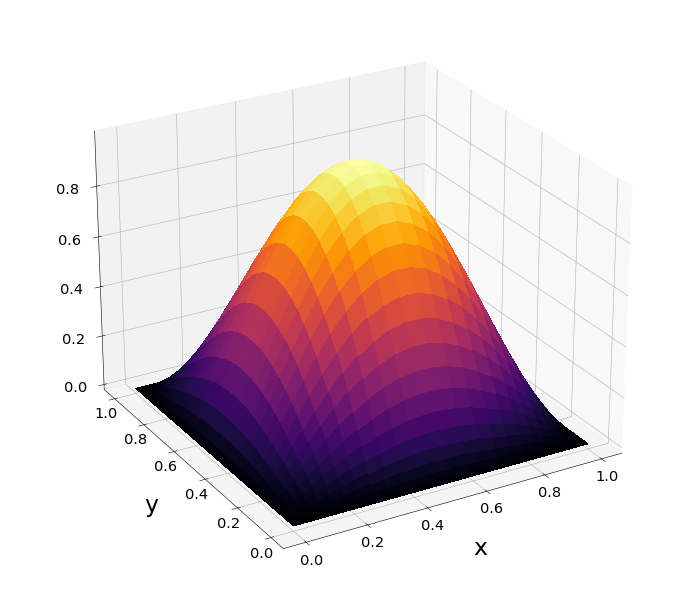

Source code (Python):
"""Poisson equation solver via spectral methods"""
import numpy as np
import matplotlib.pyplot as plt
from matplotlib import cm

#create grid
def Cheb_grid_and_D(xmin,xmax,Nx):
     x=np.zeros(Nx)
     cx=(xmax-xmin)/2
     dx=(xmax+xmin)/2
     for j in range(0,Nx):
         x[j]=-np.cos(j*np.pi/(Nx-1))*cx+dx
     Dx=np.zeros((Nx,Nx))
     Dx[0][0]=-(2*(Nx-1)**2+1)/6
     Dx[Nx-1][Nx-1]=(2*(Nx-1)**2+1)/6
     for i in range(0,Nx):
         if(i==0 or i==Nx-1):
             ci=2
         else:
             ci=1
         for j in range(0,Nx):
             if(j==0 or j==Nx-1):
                 cj=2
             else:
                 cj=1
             if(i==j and i!=0 and i!=Nx-1):
                Dx[i][i]=-((x[i]-dx)/cx)/(1-((x[i]-dx)/cx)**2)*0.5
             if(i!=j):
                Dx[i][j]=ci/cj*(-1)**(i+j)/(x[i]/cx-x[j]/cx)

     Dx=Dx/cx
     return x,Dx,np.dot(Dx,Dx)
#Initial values
Nx=30
Ny=40

xmin=0
xmax=1.0

ymax=1.0
ymin=0.0


y,Dy,D2y=Cheb_grid_and_D(ymin,ymax,Ny)
x,Dx,D2x=Cheb_grid_and_D(xmin,xmax,Nx)

d2x=np.kron(np.identity((Ny)),D2x)
d2y=np.kron(D2y,np.identity((Nx)))

f=np.zeros(Ny*Nx)


for j in range(0,Ny):
          for i in range(0,Nx):
                  f[i+j*Nx]=-2*np.pi**2*np.sin(np.pi*y[j])*np.sin(np.pi*x[i])
#create Laplace operator
L=d2y+d2x
#setting boundaries
bound=np.kron(np.identity((Ny)),np.identity((Nx)))
b=f
for j in range(0,Ny):
        for i in range(0,Nx):
            if(i==0):
               b[i+j*Nx]=0
            if(i==Nx-1):
               b[i+j*Nx]=0
            if(j==Ny-1):
               b[i+j*Nx]=0
            if(j==0):
               b[i+j*Nx]=0

for k in range(0,Ny*Nx):
        if(k%Nx==0):
           #z bei 0
           L[k]=bound[k]
        if(k<Nx ):
           L[k]=bound[k]
           #rho bei 0
        if(k%Nx==Nx-1):
           L[k]=bound[k]
           #z bei Nz
        if(k>=Ny*Nx-Nx):
           L[k]=bound[k]
           #rho bei Nrho
#solve linear system
solution=np.linalg.solve(L,b)
print(np.linalg.matrix_rank(L,tol=0.000000000000001))
print(Ny*Nx)

so=solution.reshape(Ny,Nx)

#plotting results
xx,yy= np.meshgrid(x, y)
fig = plt.figure(figsize=(14,12))
axx = plt.axes(projection='3d')
axx.plot_surface(xx, yy, so,cmap=cm.inferno,antialiased=False)
axx.view_init(azim=240,elev=25)
axx.set_xlabel('x', labelpad=30,fontsize=34)
axx.set_ylabel("y",labelpad=30,fontsize=34)
axx.zaxis.set_tick_params(labelsize=21,pad=18)
axx.yaxis.set_tick_params(labelsize=21)
axx.xaxis.set_tick_params(labelsize=21)
fig.subplots_adjust(left=0, right=1, bottom=0, top=1)
filename ="PDE.png"
plt.savefig(filename,dpi=50)
plt.show()


